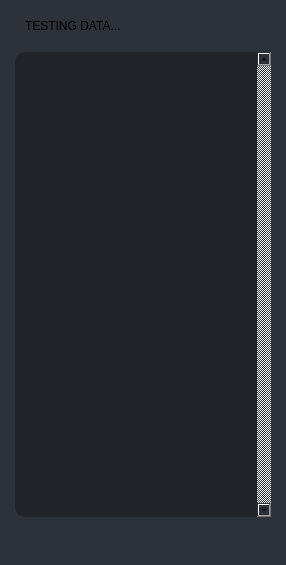
                            <widget class="QFrame" name="testingDataCard">
                             <property name="styleSheet">
                              <string notr="true">background: #2C313A;
border-radius: 10px;</string>
                             </property>
                             <property name="frameShape">
                              <enum>QFrame::NoFrame</enum>
                             </property>
                             <property name="frameShadow">
                              <enum>QFrame::Raised</enum>
                             </property>
                             <layout class="QVBoxLayout" name="verticalLayout_69">
                              <property name="spacing">
                               <number>13</number>
                              </property>
                              <property name="leftMargin">
                               <number>15</number>
                              </property>
                              <property name="topMargin">
                               <number>13</number>
                              </property>
                              <property name="rightMargin">
                               <number>15</number>
                              </property>
                              <property name="bottomMargin">
                               <number>13</number>
                              </property>
                              <item>
                               <widget class="QFrame" name="frame_76">
                                <property name="minimumSize">
                                 <size>
                                  <width>0</width>
                                  <height>26</height>
                                 </size>
                                </property>
                                <property name="maximumSize">
                                 <size>
                                  <width>16777215</width>
                                  <height>26</height>
                                 </size>
                                </property>
                                <property name="frameShape">
                                 <enum>QFrame::NoFrame</enum>
                                </property>
                                <property name="frameShadow">
                                 <enum>QFrame::Raised</enum>
                                </property>
                                <layout class="QHBoxLayout" name="horizontalLayout_37">
                                 <property name="spacing">
                                  <number>0</number>
                                 </property>
                                 <property name="leftMargin">
                                  <number>10</number>
                                 </property>
                                 <property name="topMargin">
                                  <number>0</number>
                                 </property>
                                 <property name="rightMargin">
                                  <number>0</number>
                                 </property>
                                 <property name="bottomMargin">
                                  <number>0</number>
                                 </property>
                                 <item alignment="Qt::AlignLeft|Qt::AlignVCenter">
                                  <widget class="QLabel" name="label_24">
                                   <property name="styleSheet">
                                    <string notr="true">font: 15px &quot;Segoe UI BOLD&quot;;</string>
                                   </property>
                                   <property name="text">
                                    <string>TESTING DATA...</string>
                                   </property>
                                  </widget>
                                 </item>
                                </layout>
                               </widget>
                              </item>
                              <item>
                               <widget class="QFrame" name="frame_77">
                                <property name="minimumSize">
                                 <size>
                                  <width>0</width>
                                  <height>500</height>
                                 </size>
                                </property>
                                <property name="maximumSize">
                                 <size>
                                  <width>16777215</width>
                                  <height>500</height>
                                 </size>
                                </property>
                                <property name="frameShape">
                                 <enum>QFrame::NoFrame</enum>
                                </property>
                                <property name="frameShadow">
                                 <enum>QFrame::Raised</enum>
                                </property>
                                <layout class="QVBoxLayout" name="verticalLayout_70">
                                 <property name="spacing">
                                  <number>0</number>
                                 </property>
                                 <property name="leftMargin">
                                  <number>0</number>
                                 </property>
                                 <property name="topMargin">
                                  <number>0</number>
                                 </property>
                                 <property name="rightMargin">
                                  <number>0</number>
                                 </property>
                                 <property name="bottomMargin">
                                  <number>0</number>
                                 </property>
                                 <item alignment="Qt::AlignTop">
                                  <widget class="QFrame" name="testTerminalFrame">
                                   <property name="minimumSize">
                                    <size>
                                     <width>0</width>
                                     <height>465</height>
                                    </size>
                                   </property>
                                   <property name="maximumSize">
                                    <size>
                                     <width>16777215</width>
                                     <height>16777215</height>
                                    </size>
                                   </property>
                                   <property name="frameShape">
                                    <enum>QFrame::NoFrame</enum>
                                   </property>
                                   <property name="frameShadow">
                                    <enum>QFrame::Raised</enum>
                                   </property>
                                   <layout class="QVBoxLayout" name="verticalLayout_74">
                                    <property name="spacing">
                                     <number>0</number>
                                    </property>
                                    <property name="leftMargin">
                                     <number>0</number>
                                    </property>
                                    <property name="topMargin">
                                     <number>0</number>
                                    </property>
                                    <property name="rightMargin">
                                     <number>0</number>
                                    </property>
                                    <property name="bottomMargin">
                                     <number>0</number>
                                    </property>
                                    <item>
                                     <widget class="QPlainTextEdit" name="testTerminal">
                                      <property name="styleSheet">
                                       <string notr="true">background-color: rgb(33, 37, 43);</string>
                                      </property>
                                      <property name="frameShape">
                                       <enum>QFrame::NoFrame</enum>
                                      </property>
                                      <property name="verticalScrollBarPolicy">
                                       <enum>Qt::ScrollBarAlwaysOn</enum>
                                      </property>
                                      <property name="readOnly">
                                       <bool>true</bool>
                                      </property>
                                      <property name="plainText">
                                       <string/>
                                      </property>
                                     </widget>
                                    </item>
                                   </layout>
                                  </widget>
                                 </item>
                                </layout>
                               </widget>
                              </item>
                             </layout>
                            </widget>
